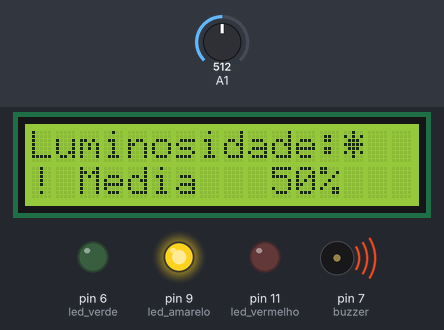
A sketch run on a simulated Arduino Uno, built with avr-gcc and run on an emulated ATmega328P. Shown: 16×2 character LCD, output pins drawn as LEDs (lit = HIGH), buzzer (waves = sounding, pin HIGH). The test bench sets the inputs (shaded band); at power-on: A1 = 512. What the sketch prints to the serial monitor is not drawn.

Above: at 3.7 s.
3.8 s: A1 set to 537
At 4.8 s:
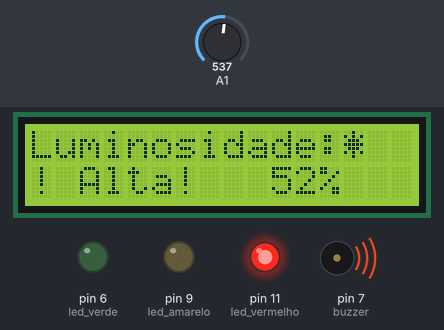
5.5 s: A1 set to 122
At 6.4 s:
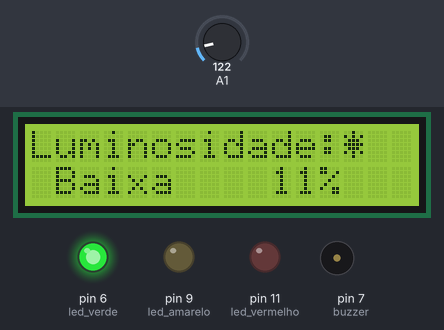
7.0 s: A1 set to 40
At 8.0 s:
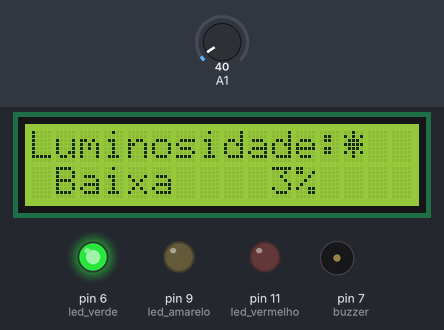
Timing chart, 0 to 10.0 s (numbered marks = the images above; inputs shaded):
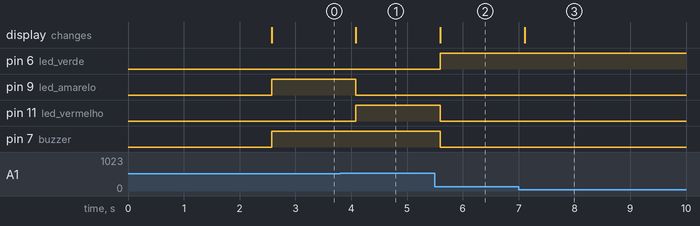

The sketch:

codigo.ino
```cpp
#include <LiquidCrystal.h>
// Declaração das variáveis
int valor_sensor = 0;
int porcentagem = 0;

int intensidade_verde = 0;
int intensidade_amarelo = 0;
int intensidade_vermelho = 0;

// Declaração das portas do Arduino e suas funções
int led_verde = 6;
int led_amarelo = 9;
int led_vermelho = 11;

int buzzer = 7;

LiquidCrystal lcd(12, 13, 10, 5, 4, 3, 2);

// ===== Declração dos desenhos para o Display LCD =====
byte sol[8] = {
  0b00100,
  0b10101,
  0b01110,
  0b11111,
  0b01110,
  0b10101,
  0b00100,
  0b00000
};

byte alerta[8] = {
  0b00100,
  0b00100,
  0b00100,
  0b00100,
  0b00100,
  0b00000,
  0b00100,
  0b00000
};
//Código de Configuração de Ambiente
void setup()
{
  Serial.begin(9600);
  lcd.begin(16, 2); // Definindo tamanho do Display LCD

  lcd.createChar(0, sol);
  lcd.createChar(1, alerta);

  pinMode(led_verde, OUTPUT);
  pinMode(led_amarelo, OUTPUT);
  pinMode(led_vermelho, OUTPUT);
  pinMode(buzzer, OUTPUT);

  //Mensagem de Boas Vindas
  lcd.setCursor(0, 0);
  lcd.print ("Boas vindas *");
   delay(2500);
  lcd.clear();
  lcd.print("Luminosidade:");
  lcd.write(byte(0)); // sol
}
// Código de Execução Contínua
void loop()
{
  //Convertendo o Valor do fotoresistor para porcentagem com map()
  valor_sensor = analogRead(A1);
  porcentagem = map(valor_sensor, 0, 1023, 0, 100);

  //Exibição da Mensagem Fixa
  Serial.print("Sensor: ");
  Serial.print(valor_sensor);
  Serial.print(" | %: ");
  Serial.println(porcentagem);

  lcd.setCursor(0, 1);

  //Verificação de estado da luminosidade e exibição
  if (porcentagem <= 20) {
    lcd.print(" Baixa ");
  }
  else if (porcentagem <= 50) {
    lcd.write(byte(1)); // alerta
    lcd.print(" Media ");
  }
  else {
    lcd.write(byte(1)); // alerta
    lcd.print(" Alta! ");
  }

  // porcentagem no final
  lcd.setCursor(10, 1);
  lcd.print(porcentagem);
  lcd.print("% ");

  // ===== LEDs =====
  analogWrite(led_verde, 0);
  analogWrite(led_amarelo, 0);
  analogWrite(led_vermelho, 0);
  digitalWrite(buzzer, 0);
  // Verificação do estado da luminosidade e atribuição aos leds
  if (porcentagem <= 20) {
    analogWrite(led_verde, 255); // ACENDE VERDE
  }
  else if (porcentagem <= 50) {
    analogWrite(led_amarelo, 255); // ACENDE AMARELO
    digitalWrite(buzzer, 1);
  }
  else {
    analogWrite(led_vermelho, 255); // ACENDE VERMELHO
    digitalWrite(buzzer, 1);
  }

  delay(300);
}
```

Measured:
- the behaviour switches between 521 and 522 on A1 (found by bisection; images 0 and 1)
- after the input at 3.8 s, pin 9 (led_amarelo): HIGH → LOW after 0.29 s; pin 11 (led_vermelho): LOW → HIGH after 0.29 s; the display: changes after 0.29 s (image 1)
- after the input at 5.5 s, pin 6 (led_verde): LOW → HIGH after 0.10 s; pin 11 (led_vermelho), pin 7 (buzzer): HIGH → LOW after 0.10 s; the display: changes after 0.10 s (image 2)
- after the input at 7.0 s, the display: changes after 0.11 s (image 3)
